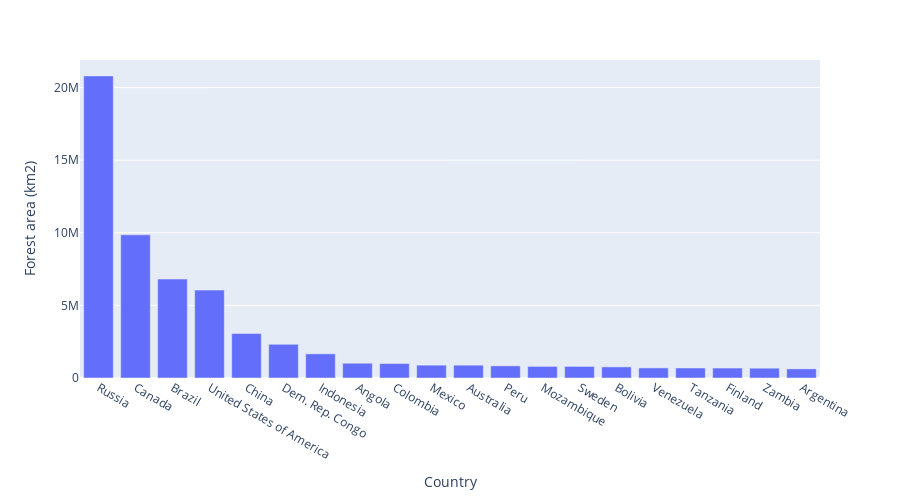

Notebook code for this chart:
### Markdown cell above
Create a bar chart to visualize the forest area by country.

### Code cell
geemap.bar_chart(
    'exports/forest_cover.csv',
    x='NAME',
    y='sum',
    max_rows=20,
    x_label='Country',
    y_label='Forest area (km2)',
)

### Figure 1 — Plotly figure (JSON) as saved in the notebook; plotly's stock layout.template omitted (floating-point values rounded to 4 significant figures)
{"data": [{"alignmentgroup": "True", "hovertemplate": "Country=%{x}<br>Forest area (km2)=%{y}<extra></extra>", "legendgroup": "", "marker": {"color": "#636efa", "pattern": {"shape": ""}}, "name": "", "offsetgroup": "", "orientation": "v", "showlegend": false, "textposition": "auto", "type": "bar", "x": ["Russia", "Canada", "Brazil", "United States of America", "China", "Dem. Rep. Congo", "Indonesia", "Angola", "Colombia", "Mexico", "Australia", "Peru", "Mozambique", "Sweden", "Bolivia", "Venezuela", "Tanzania", "Finland", "Zambia", "Argentina"], "xaxis": "x", "y": [20810000.0, 9860000.0, 6814000.0, 6054000.0, 3067000.0, 2319000.0, 1665000.0, 1018000.0, 995200.0, 885000.0, 884400.0, 835100.0, 799500.0, 798600.0, 764800.0, 695200.0, 689300.0, 685100.0, 674900.0, 627100.0], "yaxis": "y"}], "layout": {"barmode": "group", "height": 500, "legend": {"tracegroupgap": 0}, "margin": {"t": 60}, "xaxis": {"anchor": "y", "domain": [0, 1], "title": {"text": "Country"}}, "yaxis": {"anchor": "x", "domain": [0, 1], "title": {"text": "Forest area (km2)"}}}}
